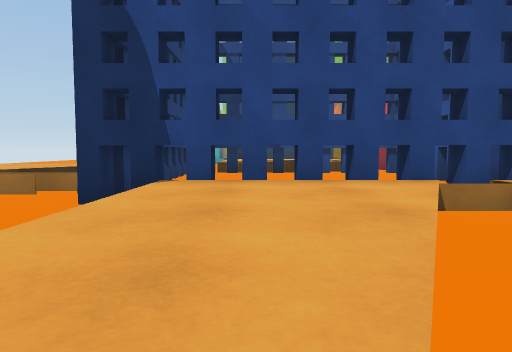
[1] (above)

24 first-person views from a walk through a scene from a Unity 3-D project. The camera is 1.2 m above the floor, tilts 4° down and sees 70° across. The floor is counted in squares, 2 m on a side. Each view is taken from the middle of a square. On the plan, view 1 faces up. The plan holds only what a view shows up to about 10 squares ahead; the rest is blank. The place goes on beyond the plan.

[2]
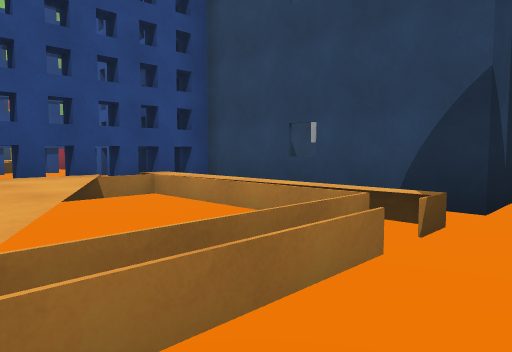

[3]
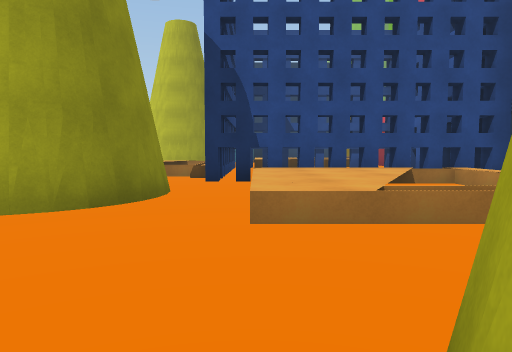

[4]
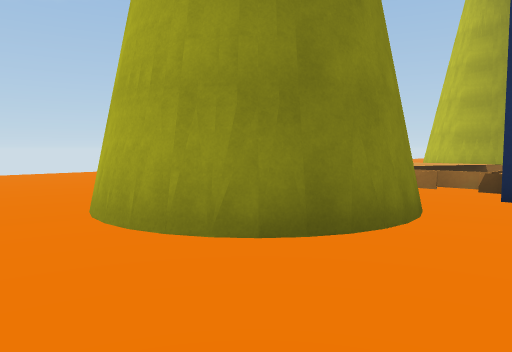

[5]
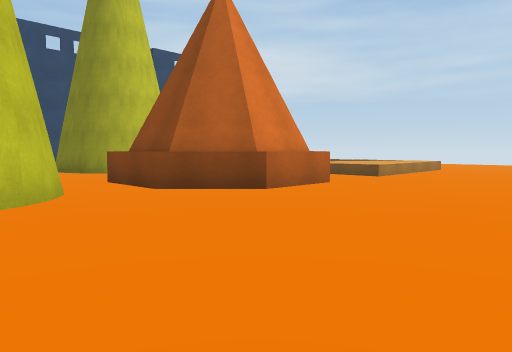

[6]
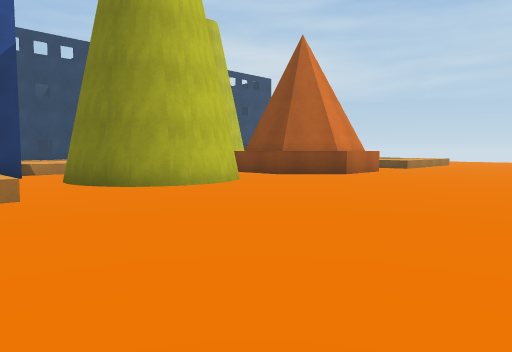

[7]
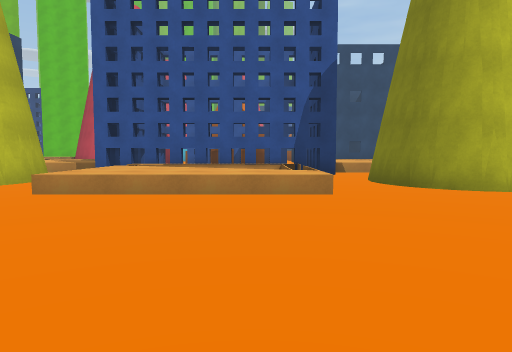

[8]
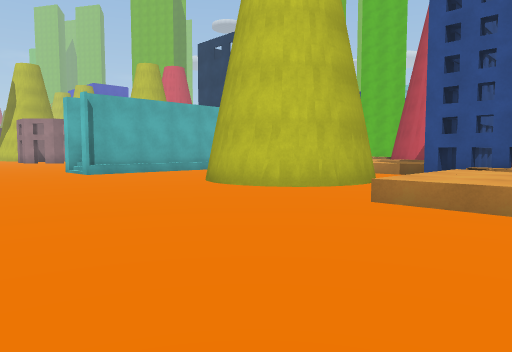

[9]
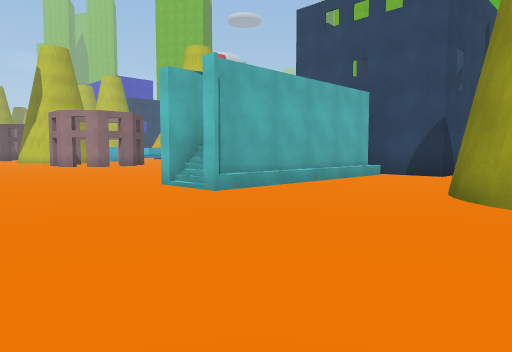

[10]
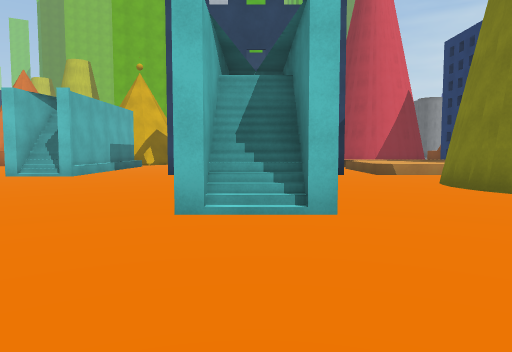

[11]
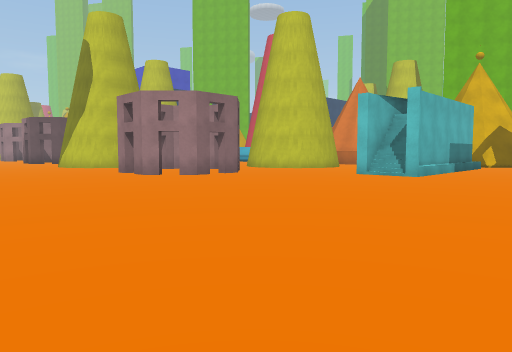

[12]
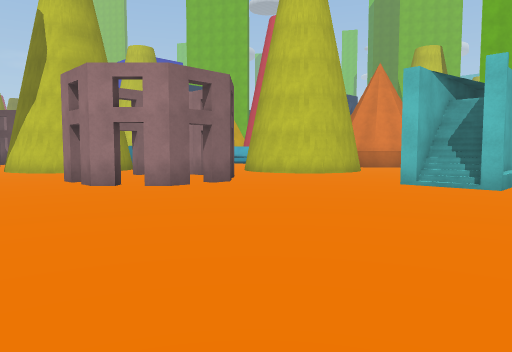

[13]
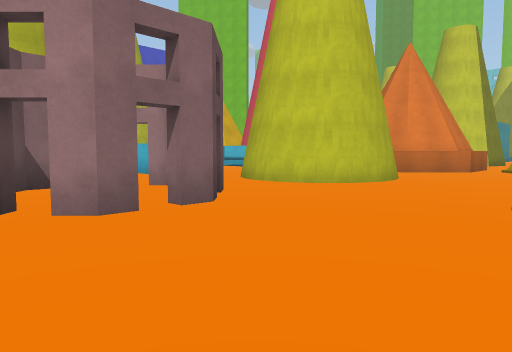

[14]
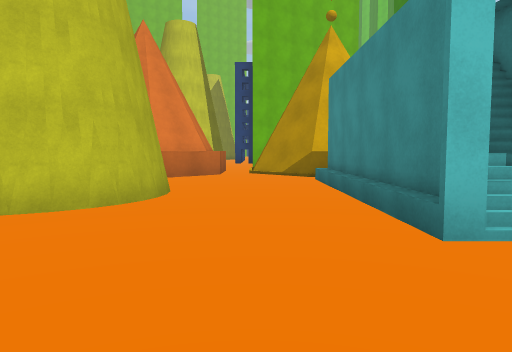

[15]
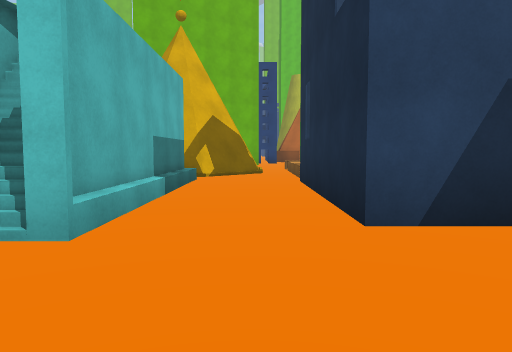

[16]
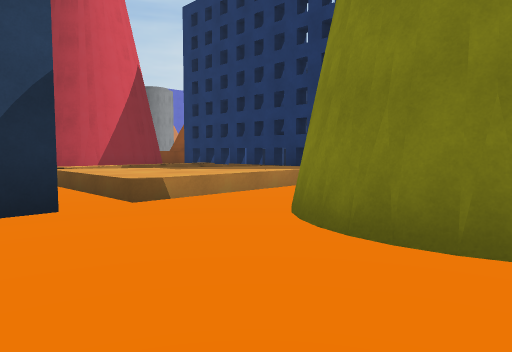

[17]
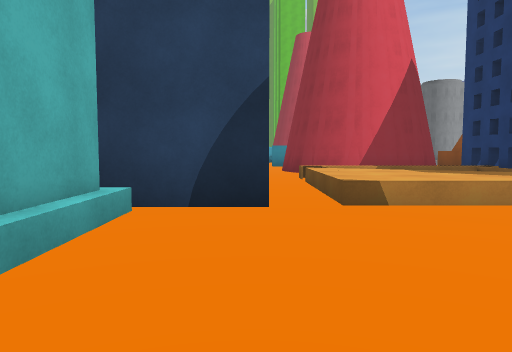

[18]
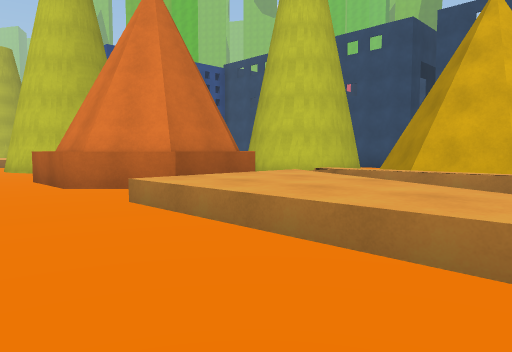

[19]
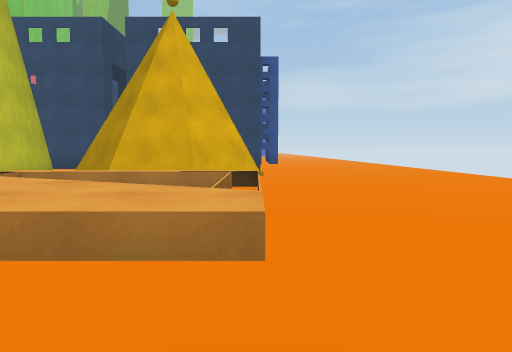

[20]
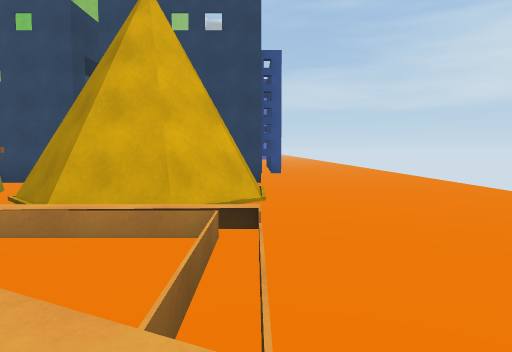

[21]
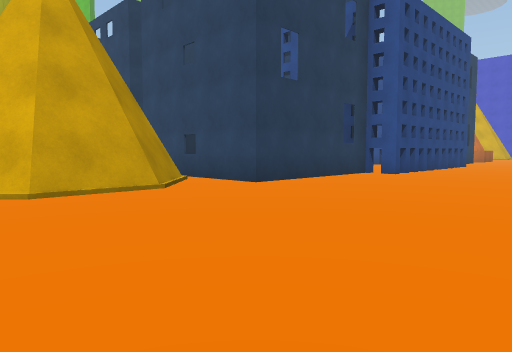

[22]
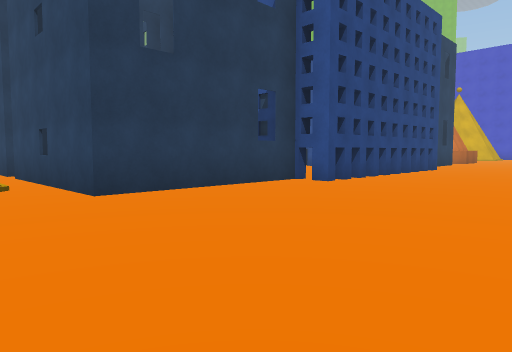

[23]
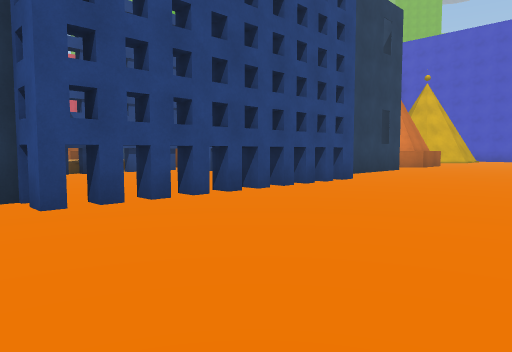

[24]
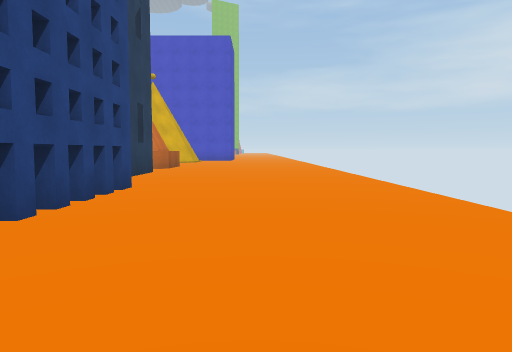

### Floor plan
Key: @ floor where view 1 was taken; # wall or solid block; x gap in a wall; . main floor; : floor 0.5 m higher than the main floor; / step, stairs or slope; ^ raised ledge.
Columns run from 11 left of view 1 to 17 right of it. Each row starts with its distance up from view 1.
 28    ...### .#
 27    ...x.x..#
 26   ....#x#..###.^#
 25   ..............^^
 24   ..............##
 23   .............##
 22   .......########
 21  ........##....##
 20  ...............##
 19  .........#####///
 18  .........#
 17  ...#######
 16   ..##....#
 15  .........##
 14  ........./////.#
 13  .....###./:: /##
 12  .....###//:/ /##
 11   ....###./:  /##
 10  ....../.#xx##x#
  9  ....////x.....#
  8  ..../::.#.....#
  7  ..../:/ #     #
  6 ...../:  #     #
  5 .....////#.    #
  4 ......./.#xxx#x#
  3 ......###./::./#
  2 ......###//:/./#
  1 ......###./:../#
  0  ........./@///#
 -1  .....^^^.../..
 -2  ....^#  ^.##
 -3   ...^#   .##  #
 -4   ...^###  ###.#
 -5   ....^^^   .. #
 -6   ...///// #   #
 -7    ../::./##   #
 -8    ../:/./##
 -9    ../:../######
-10    ../////.###.#####       ##
-11     ...............#######...
-12      ........................
-13        ......................
-14         .....................
-15           ....... ...........

Positions as (right, up) in squares from view 1, and headings:
1: (0, 0), facing up
2: (0, -1), facing up-right
3: (-1, -3), facing up
4: (-1, -1), facing up-left
5: (-10, 2), facing down-right
6: (-11, 6), facing down-right
7: (-11, 6), facing right
8: (-10, 7), facing up-right
9: (-10, 12), facing up-right
10: (-10, 17), facing right
11: (-10, 18), facing up-right
12: (-8, 20), facing up-right
13: (-6, 22), facing up-right
14: (-4, 24), facing right
15: (-4, 20), facing right
16: (-5, 16), facing down-right
17: (-5, 15), facing right
18: (-8, -10), facing up-right
19: (-8, -10), facing right
20: (-6, -10), facing right
21: (-1, -15), facing up-right
22: (2, -15), facing up-right
23: (7, -15), facing up-right
24: (8, -13), facing right
